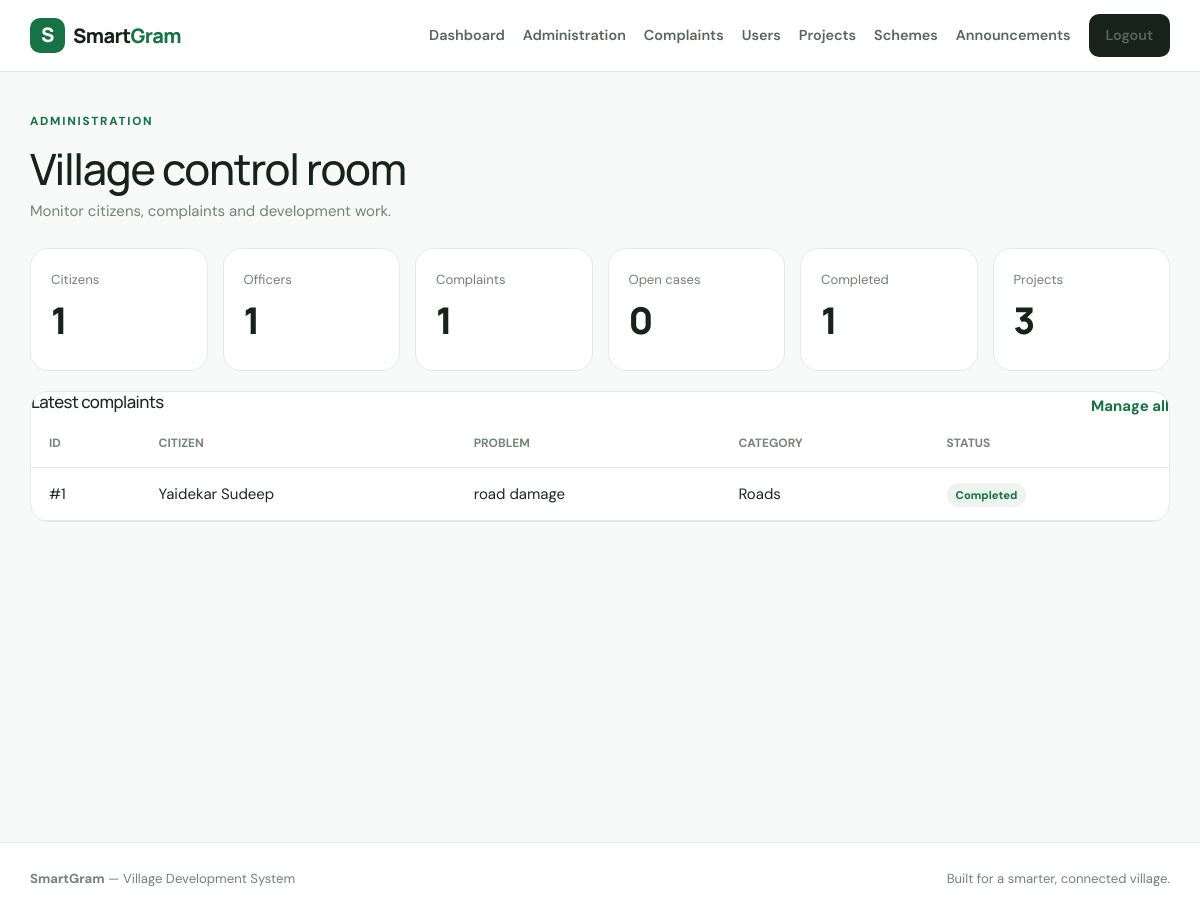
The page /admin (signed in) on the database its author committed.
### tables this page shows
CREATE TABLE complaints(id INTEGER PRIMARY KEY AUTOINCREMENT,user_id INTEGER,title TEXT,description TEXT,category TEXT,priority TEXT,location TEXT,image TEXT,status TEXT DEFAULT 'Pending',assigned_to INTEGER,note TEXT,created_at TEXT DEFAULT CURRENT_TIMESTAMP,updated_at TEXT DEFAULT CURRENT_TIMESTAMP);

CREATE TABLE users(id INTEGER PRIMARY KEY AUTOINCREMENT,name TEXT,email TEXT UNIQUE,phone TEXT,password TEXT,role TEXT DEFAULT 'citizen',village TEXT,department TEXT,created_at TEXT DEFAULT CURRENT_TIMESTAMP);

### app.py (the view)
@app.route('/admin')
def admin_dashboard():
    if not admin(): return redirect(url_for('login'))
    c=db(); stats=[c.execute("select count(*) n from users where role='citizen'").fetchone()['n'],c.execute("select count(*) n from users where role='officer'").fetchone()['n'],c.execute('select count(*) n from complaints').fetchone()['n'],c.execute("select count(*) n from complaints where status not in ('Completed','Rejected')").fetchone()['n'],c.execute("select count(*) n from complaints where status='Completed'").fetchone()['n'],c.execute('select count(*) n from projects').fetchone()['n']]; recent=c.execute('select c.*,u.name citizen from complaints c join users u on u.id=c.user_id order by c.id desc limit 10').fetchall(); c.close(); return render_template('admin.html',stats=stats,recent=recent)

### app.py (called while the page is built)
def db():
    c=sqlite3.connect(DB); c.row_factory=sqlite3.Row; return c

def admin(): return session.get('role')=='admin'

@app.context_processor
def common(): return {'logged_in':bool(session.get('user_id')),'current_user':session.get('name'),'role':session.get('role')}

### templates/admin.html
{% extends 'base.html' %}{% block title %}Admin Dashboard{% endblock %}{% block content %}<div class="heading"><div><div class="eyebrow">ADMINISTRATION</div><h1>Village control room</h1><p>Monitor citizens, complaints and development work.</p></div></div><div class="stats six">{% for v in stats %}<div><small>{{['Citizens','Officers','Complaints','Open cases','Completed','Projects'][loop.index0]}}</small><b>{{v}}</b></div>{% endfor %}</div><div class="card tablewrap"><div class="cardhead"><h3>Latest complaints</h3><a href="{{url_for('admin_complaints')}}">Manage all</a></div><table><tr><th>ID</th><th>Citizen</th><th>Problem</th><th>Category</th><th>Status</th></tr>{% for x in recent %}<tr><td>#{{x.id}}</td><td>{{x.citizen}}</td><td>{{x.title}}</td><td>{{x.category}}</td><td><em>{{x.status}}</em></td></tr>{% endfor %}</table></div>{% endblock %}

### static/css/style.css (style rules this page uses)
:root { --g:#177245;--gd:#0d4e30;--ink:#17221d;--muted:#748078;--line:#e4ebe6;--bg:#f7faf8 }
* { box-sizing:border-box }
body { margin:0;background:var(--bg);color:var(--ink);font:15px/1.6 "DM Sans",sans-serif }
h1,h2,h3,.brand { font-family:Manrope,sans-serif;letter-spacing:-.03em }
a { text-decoration:none;color:inherit }
.eyebrow { font-weight:800;letter-spacing:.15em;font-size:.73rem;color:var(--g);margin-bottom:12px }
.features article,.card,.formcard,.project,.emergency,.stats>div { background:#fff;border:1px solid var(--line);border-radius:18px }
.heading { display:flex;justify-content:space-between;align-items:end;gap:20px;margin:40px 0 25px }
.heading h1 { font-size:2.7rem;margin:0 0 4px }
.heading p { margin:0;color:var(--muted) }
.stats { display:grid;grid-template-columns:repeat(3,1fr);gap:15px;margin-bottom:20px }
.stats.six { grid-template-columns:repeat(6,1fr) }
.stats>div { padding:20px }
.stats small,.stats span { display:block;color:var(--muted) }
.stats b { display:block;font:800 2.3rem Manrope;margin:5px 0 }
.card { padding:24px }
.cardhead { display:flex;justify-content:space-between;align-items:center }
.cardhead h3 { font-size:1.05rem }
.cardhead a { color:var(--g);font-weight:700 }
.tablewrap { padding:0;overflow:auto }
.tablewrap table { width:100%;border-collapse:collapse }
.tablewrap th,.tablewrap td { padding:14px 18px;border-bottom:1px solid var(--line);text-align:left;white-space:nowrap }
.tablewrap th { font-size:.75rem;text-transform:uppercase;color:#77837c }
.tablewrap em { font-style:normal;background:#edf4ef;color:var(--g);padding:5px 9px;border-radius:99px;font-size:.7rem;font-weight:800 }
.tablewrap { overflow:auto }
.tablewrap table { min-width:620px }

### rows shown on the page
complaints: index0 "Completed", id "1", citizen "Yaidekar Sudeep", title "road damage", category "Roads", status "Completed"

### other values the page prints
{{ v }} "1" "1" "1" "0" "3"
